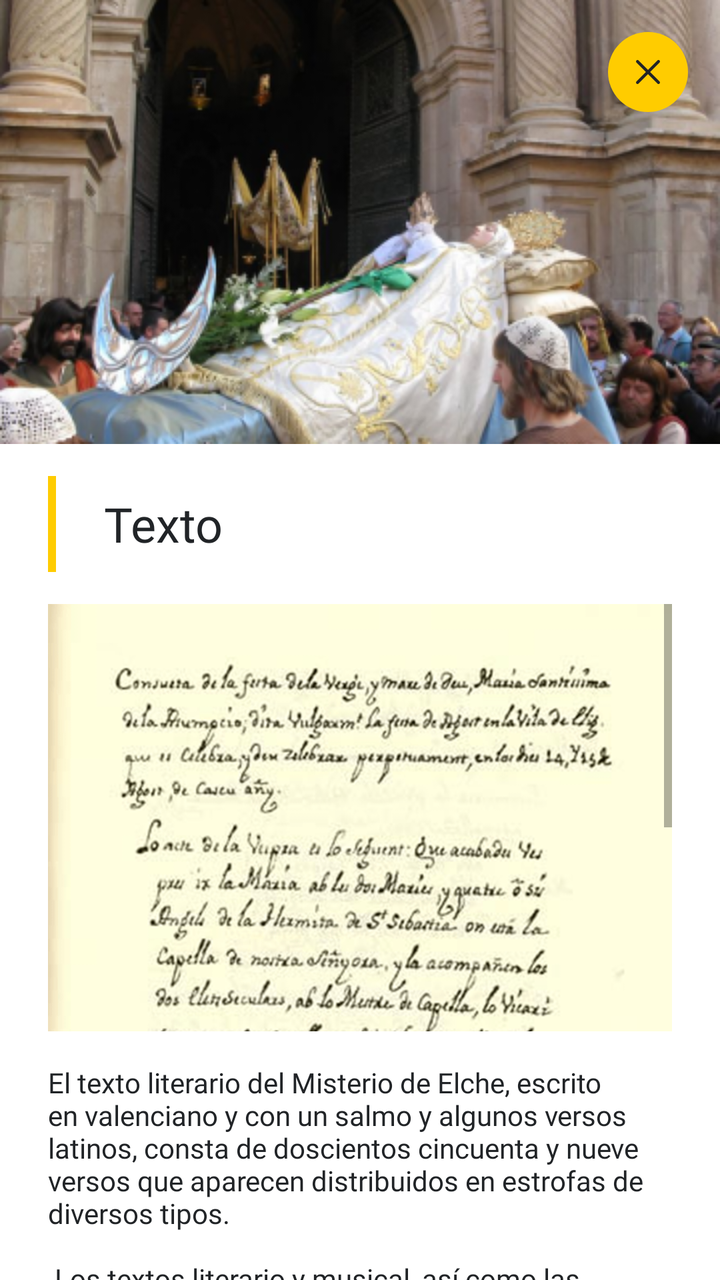
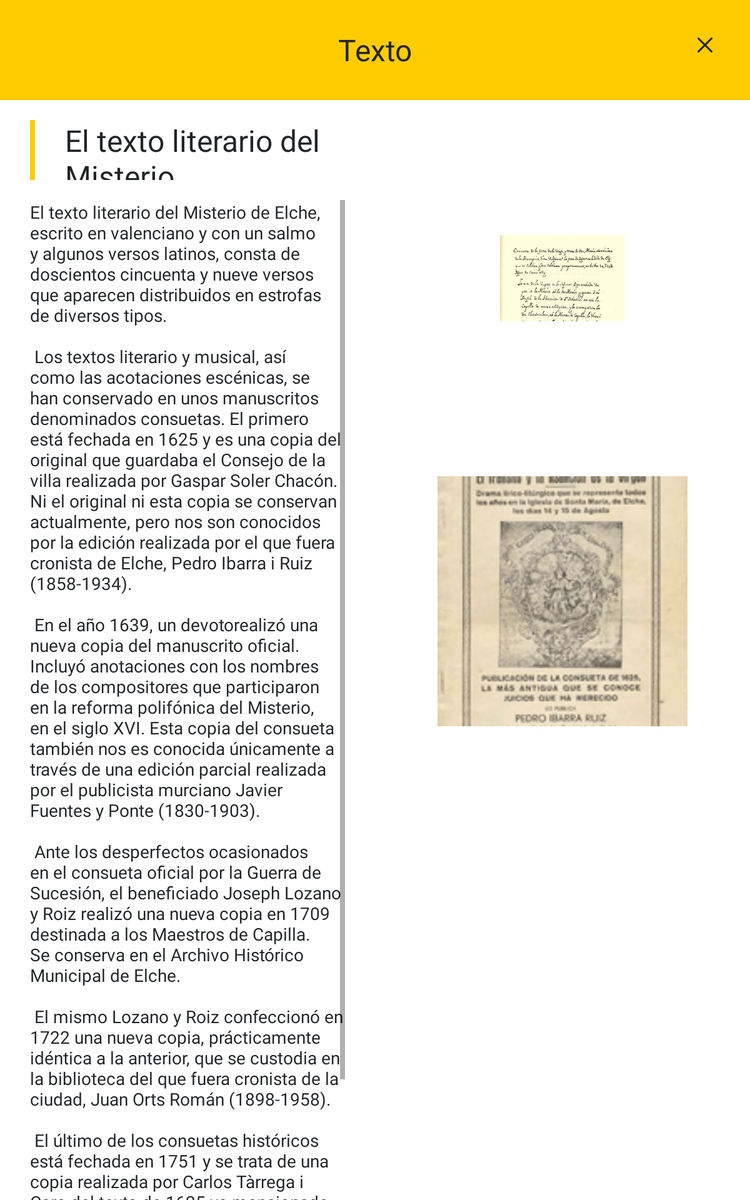

An Android layout and its configuration variant, each rendered on a device that would load it. The default file and the variant file are quoted in full after the pictures.
<!-- AndroidManifest.xml: application theme Theme.Misteri_2022 -->
<!-- res/layout/activity_texto.xml -->
<?xml version="1.0" encoding="utf-8"?>
<LinearLayout xmlns:android="http://schemas.android.com/apk/res/android"
    xmlns:app="http://schemas.android.com/apk/res-auto"
    xmlns:tools="http://schemas.android.com/tools"
    android:layout_width="match_parent"
    android:layout_height="match_parent"
    tools:context=".HistoriaActivity"
    android:orientation="vertical">

    <RelativeLayout
        android:layout_width="match_parent"
        android:layout_height="222dp">

        <ImageView
            android:layout_width="match_parent"
            android:layout_height="match_parent"
            android:src="@drawable/historia_portada"
            android:scaleType="centerCrop"/>

        <ImageView
            android:id="@+id/back_history"
            android:layout_width="wrap_content"
            android:layout_height="wrap_content"
            android:layout_alignParentTop="true"
            android:layout_alignParentEnd="true"
            android:layout_marginTop="16dp"
            android:layout_marginEnd="16dp"
            android:src="@drawable/ic_iconoir_cancel" />
    </RelativeLayout>

    <LinearLayout
        android:layout_width="match_parent"
        android:layout_height="wrap_content"
        android:layout_marginStart="24dp"
        android:layout_marginEnd="24dp"
        android:layout_marginTop="16dp">
        <ImageView
            android:layout_width="wrap_content"
            android:layout_height="wrap_content"
            android:src="@drawable/ic_rectangle_8"/>
        <TextView
            android:layout_width="match_parent"
            android:layout_height="match_parent"
            android:layout_marginStart="24dp"
            android:fontFamily="@font/playfairdisplay_black"
            android:textColor="@color/misteri_black"
            android:gravity="center_vertical"
            android:textSize="24sp"
            android:text="@string/info_text_title"/>
    </LinearLayout>

    <ScrollView
        android:layout_width="match_parent"
        android:layout_height="wrap_content"
        android:layout_marginStart="24dp"
        android:layout_marginEnd="24dp"
        android:layout_marginTop="16dp">
        <LinearLayout
            android:layout_width="match_parent"
            android:layout_height="wrap_content"
            android:orientation="vertical">

            <ImageView
                android:layout_width="match_parent"
                android:layout_height="wrap_content"
                android:adjustViewBounds="true"
                android:src="@drawable/texto_01"/>

            <TextView
                android:layout_width="match_parent"
                android:layout_height="wrap_content"
                android:layout_marginTop="16dp"
                android:layout_marginBottom="24dp"
                android:text="@string/info_text_longtext"
                style="@style/info_text"/>
        </LinearLayout>
    </ScrollView>

</LinearLayout>
<!-- resources referenced by this layout -->
<resources>
  <color name="misteri_black">#212427</color>
  <!-- drawable ic_iconoir_cancel (drawable) -->
  <vector xmlns:android="http://schemas.android.com/apk/res/android"
      android:width="40dp"
      android:height="40dp"
      android:viewportWidth="40"
      android:viewportHeight="40">
    <path
        android:pathData="M20,0L20,0A20,20 0,0 1,40 20L40,20A20,20 0,0 1,20 40L20,40A20,20 0,0 1,0 20L0,20A20,20 0,0 1,20 0z"
        android:fillColor="#FFCC00"/>
    <path
        android:pathData="M14.757,25.243L20,20M25.243,14.757L19.999,20M19.999,20L14.757,14.757M20,20L25.243,25.243"
        android:strokeLineJoin="round"
        android:strokeWidth="1.5"
        android:fillColor="#00000000"
        android:strokeColor="#212427"
        android:strokeLineCap="round"/>
  </vector>
  <!-- drawable ic_rectangle_8 (drawable) -->
  <vector xmlns:android="http://schemas.android.com/apk/res/android"
      android:width="4dp"
      android:height="48dp"
      android:viewportWidth="4"
      android:viewportHeight="48">
    <path
        android:pathData="M0,0h4v48h-4z"
        android:fillColor="#FFCC00"/>
  </vector>
  <string name="info_text_longtext">El texto literario del Misterio de Elche, escrito en valenciano y con un salmo y algunos versos latinos, consta de doscientos cincuenta y nueve versos que aparecen distribuidos en estrofas de diversos tipos. \n\n
  		Los textos literario y musical, así como las acotaciones escénicas, se han conservado en unos manuscritos denominados consuetas. El primero está fechada en 1625 y es una copia del original que guardaba el Consejo de la villa realizada por Gaspar Soler Chacón. Ni el original ni esta copia se conservan actualmente, pero nos son conocidos por la edición realizada por el que fuera cronista de Elche, Pedro Ibarra i Ruiz (1858-1934). \n\n
  		En el año 1639, "un devoto" realizó una nueva copia del manuscrito oficial. Incluyó anotaciones con los nombres de los compositores que participaron en la reforma polifónica del Misterio, en el siglo XVI. Esta copia del consueta también nos es conocida únicamente a través de una edición parcial realizada por el publicista murciano Javier Fuentes y Ponte (1830-1903). \n\n
  		Ante los desperfectos ocasionados en el consueta oficial por la Guerra de Sucesión,  el beneficiado Joseph Lozano y Roiz realizó una nueva copia en 1709 destinada a los Maestros de Capilla. Se conserva en el Archivo Histórico Municipal de Elche. \n\n
  		El mismo Lozano y Roiz confeccionó en 1722 una nueva copia, prácticamente idéntica a la anterior, que se custodia en la biblioteca del que fuera cronista de la ciudad, Juan Orts Román (1898-1958). \n\n
  		El último de los consuetas históricos está fechada en 1751 y se trata de una copia realizada por Carlos Tàrrega i Caro del texto de 1625 ya mencionado. Se conserva en la biblioteca de los herederos del cronista ilicitano José M. Ruiz de Lope y Pérez (1831-1900). \n\n
      </string>
  <string name="info_text_title">Texto</string>
  <!-- from res/values-mdpi/ -->
  <style name="info_text">
          <item name="android:textSize">14sp</item>
          <item name="fontFamily">@font/raleway_light</item>
          <item name="android:textColor">@color/misteri_black</item>
      </style>
  <color name="purple_500">#FF6200EE</color>
  <color name="purple_700">#FF3700B3</color>
  <color name="white">#FFFFFFFF</color>
  <color name="teal_200">#FF03DAC5</color>
  <color name="teal_700">#FF018786</color>
  <color name="black">#FF000000</color>
</resources>
<!-- res/layout-sw600dp/activity_texto.xml (the repository's variant of the layout above) -->
<!-- drawn on a 7-inch tablet held upright -->
<?xml version="1.0" encoding="utf-8"?>
<LinearLayout xmlns:android="http://schemas.android.com/apk/res/android"
    xmlns:app="http://schemas.android.com/apk/res-auto"
    xmlns:tools="http://schemas.android.com/tools"
    android:layout_width="match_parent"
    android:layout_height="match_parent"
    tools:context=".HistoriaActivity"
    android:orientation="vertical">

    <RelativeLayout
        android:layout_width="match_parent"
        android:layout_height="wrap_content">

        <TextView
            android:id="@+id/title_text"
            style="@style/titlebar"
            android:layout_width="fill_parent"
            android:layout_height="80dp"
            android:layout_alignParentStart="true"
            android:layout_alignParentTop="true"
            android:layout_alignParentEnd="true"
            android:layout_marginStart="0dp"
            android:layout_marginTop="0dp"
            android:layout_marginEnd="0dp"
            android:gravity="center"
            android:text="@string/info_text_title"
            app:layout_constraintStart_toStartOf="parent"
            app:layout_constraintTop_toTopOf="parent" />

        <ImageView
            android:id="@+id/back_history"
            android:layout_width="wrap_content"
            android:layout_height="wrap_content"
            android:layout_alignParentTop="true"
            android:layout_alignParentEnd="true"
            android:layout_marginTop="16dp"
            android:layout_marginEnd="16dp"
            android:src="@drawable/ic_iconoir_cancel" />
    </RelativeLayout>

    <LinearLayout
        android:layout_width="match_parent"
        android:layout_height="match_parent"
        android:orientation="horizontal">
        <LinearLayout
            android:layout_width="match_parent"
            android:layout_height="match_parent"
            android:orientation="vertical"
            android:layout_weight="0.5">

            <LinearLayout
                android:layout_width="match_parent"
                android:layout_height="wrap_content"
                android:layout_marginStart="24dp"
                android:layout_marginEnd="24dp"
                android:layout_marginTop="16dp">
                <ImageView
                    android:layout_width="wrap_content"
                    android:layout_height="wrap_content"
                    android:src="@drawable/ic_rectangle_8"/>
                <TextView
                    android:layout_width="match_parent"
                    android:layout_height="match_parent"
                    android:layout_marginStart="24dp"
                    android:fontFamily="@font/playfairdisplay_black"
                    android:textColor="@color/misteri_black"
                    android:gravity="center_vertical"
                    android:textSize="24sp"
                    android:text="@string/info_text_subtitle"/>
            </LinearLayout>

            <ScrollView
                android:layout_width="match_parent"
                android:layout_height="wrap_content"
                android:layout_marginStart="24dp"
                android:layout_marginEnd="24dp"
                android:layout_marginTop="16dp">
                <LinearLayout
                    android:layout_width="match_parent"
                    android:layout_height="wrap_content"
                    android:orientation="vertical">

                    <TextView
                        android:layout_width="match_parent"
                        android:layout_height="wrap_content"
                        android:text="@string/info_text_longtext"
                        android:layout_marginBottom="16dp"
                        style="@style/info_text"/>
                </LinearLayout>
            </ScrollView>
        </LinearLayout>

        <LinearLayout
            android:layout_width="match_parent"
            android:layout_height="match_parent"
            android:orientation="vertical"
            android:layout_weight="0.5"
            android:layout_marginStart="50dp"
            android:layout_marginEnd="50dp"
            android:gravity="top">

            <LinearLayout
                android:layout_width="match_parent"
                android:layout_height="wrap_content"
                android:layout_margin="50dp">

                <ImageView
                    android:layout_width="match_parent"
                    android:layout_height="match_parent"
                    android:src="@drawable/texto_01"/>
            </LinearLayout>
            <LinearLayout
                android:layout_width="wrap_content"
                android:layout_height="wrap_content"
                android:layout_gravity="center">

                <ImageView
                    android:layout_width="200dp"
                    android:layout_height="200dp"
                    android:layout_marginTop="16dp"
                    android:adjustViewBounds="true"
                    android:layout_weight="0.5"
                    android:scaleType="centerCrop"
                    android:src="@drawable/texto_thumb"/>
            </LinearLayout>
        </LinearLayout>
    </LinearLayout>
</LinearLayout>
<!-- resources referenced by the variant -->
<!-- as a 7-inch tablet held upright resolves them -->
<resources>
  <color name="misteri_black">#212427</color>
  <!-- drawable ic_iconoir_cancel (drawable) -->
  <vector xmlns:android="http://schemas.android.com/apk/res/android"
      android:width="40dp"
      android:height="40dp"
      android:viewportWidth="40"
      android:viewportHeight="40">
    <path
        android:pathData="M20,0L20,0A20,20 0,0 1,40 20L40,20A20,20 0,0 1,20 40L20,40A20,20 0,0 1,0 20L0,20A20,20 0,0 1,20 0z"
        android:fillColor="#FFCC00"/>
    <path
        android:pathData="M14.757,25.243L20,20M25.243,14.757L19.999,20M19.999,20L14.757,14.757M20,20L25.243,25.243"
        android:strokeLineJoin="round"
        android:strokeWidth="1.5"
        android:fillColor="#00000000"
        android:strokeColor="#212427"
        android:strokeLineCap="round"/>
  </vector>
  <!-- drawable ic_rectangle_8 (drawable) -->
  <vector xmlns:android="http://schemas.android.com/apk/res/android"
      android:width="4dp"
      android:height="48dp"
      android:viewportWidth="4"
      android:viewportHeight="48">
    <path
        android:pathData="M0,0h4v48h-4z"
        android:fillColor="#FFCC00"/>
  </vector>
  <string name="info_text_longtext">El texto literario del Misterio de Elche, escrito en valenciano y con un salmo y algunos versos latinos, consta de doscientos cincuenta y nueve versos que aparecen distribuidos en estrofas de diversos tipos. \n\n
  		Los textos literario y musical, así como las acotaciones escénicas, se han conservado en unos manuscritos denominados consuetas. El primero está fechada en 1625 y es una copia del original que guardaba el Consejo de la villa realizada por Gaspar Soler Chacón. Ni el original ni esta copia se conservan actualmente, pero nos son conocidos por la edición realizada por el que fuera cronista de Elche, Pedro Ibarra i Ruiz (1858-1934). \n\n
  		En el año 1639, "un devoto" realizó una nueva copia del manuscrito oficial. Incluyó anotaciones con los nombres de los compositores que participaron en la reforma polifónica del Misterio, en el siglo XVI. Esta copia del consueta también nos es conocida únicamente a través de una edición parcial realizada por el publicista murciano Javier Fuentes y Ponte (1830-1903). \n\n
  		Ante los desperfectos ocasionados en el consueta oficial por la Guerra de Sucesión,  el beneficiado Joseph Lozano y Roiz realizó una nueva copia en 1709 destinada a los Maestros de Capilla. Se conserva en el Archivo Histórico Municipal de Elche. \n\n
  		El mismo Lozano y Roiz confeccionó en 1722 una nueva copia, prácticamente idéntica a la anterior, que se custodia en la biblioteca del que fuera cronista de la ciudad, Juan Orts Román (1898-1958). \n\n
  		El último de los consuetas históricos está fechada en 1751 y se trata de una copia realizada por Carlos Tàrrega i Caro del texto de 1625 ya mencionado. Se conserva en la biblioteca de los herederos del cronista ilicitano José M. Ruiz de Lope y Pérez (1831-1900). \n\n
      </string>
  <string name="info_text_subtitle">El texto literario del Misterio</string>
  <string name="info_text_title">Texto</string>
  <!-- from res/values-mdpi/ -->
  <style name="info_text">
          <item name="android:textSize">14sp</item>
          <item name="fontFamily">@font/raleway_light</item>
          <item name="android:textColor">@color/misteri_black</item>
      </style>
  <!-- from res/values-mdpi/ -->
  <style name="titlebar">
          <item name="android:background">@color/misteri_yellow</item>
          <item name="android:textColor">@color/misteri_black</item>
          <item name="fontFamily">@font/playfairdisplay_black</item>
          <item name="android:textSize">24sp</item>
      </style>
  <color name="misteri_yellow">#FFCC00</color>
  <color name="purple_500">#FF6200EE</color>
  <color name="purple_700">#FF3700B3</color>
  <color name="white">#FFFFFFFF</color>
  <color name="teal_200">#FF03DAC5</color>
  <color name="teal_700">#FF018786</color>
  <color name="black">#FF000000</color>
</resources>
